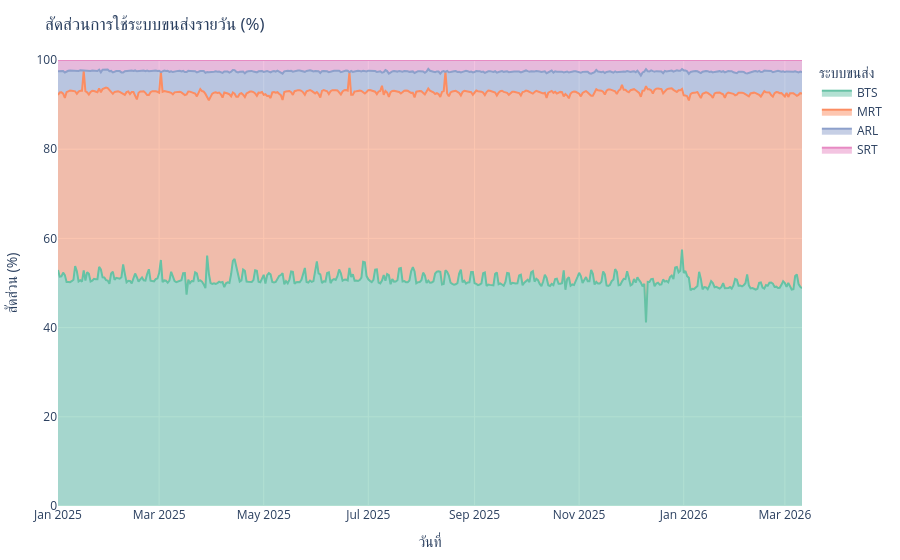

Notebook cell for this chart:
### Markdown cell above
### 4.3 กราฟที่ 2 — Stacked Area Chart สัดส่วนรายวัน

### 🎯 วัตถุประสงค์
วิเคราะห์ว่า “สัดส่วนการใช้งาน” ของแต่ละระบบรถไฟฟ้า  
มีการเปลี่ยนแปลงอย่างไร **ตลอดช่วงเวลา 14 เดือน**

---

### 📊 ทำไมเลือกใช้ Stacked Area Chart

กราฟนี้เหมาะกับ:
- ข้อมูล **Time Series (มีแกนเวลา)**
- ต้องการดู **composition (สัดส่วน) ที่เปลี่ยนไปตามเวลา**
- ต้องการเห็นทั้ง “trend” และ “share” พร้อมกัน

---

### 🔍 จุดเด่นของ Stacked Area
- พื้นที่รวม = 100% → เห็น market share ชัดเจน
- เห็นว่า “ใครกำลังแย่ง share จากใคร”
- เห็นการเปลี่ยนแปลงต่อเนื่อง (smooth กว่า bar chart)

---

### ⚖️ เปรียบเทียบกับ Chart อื่น
- ❌ Pie Chart → เห็นแค่ snapshot (ไม่เห็นเวลา)
- ❌ Line Chart → เห็น trend แต่ไม่เห็น share
- ✅ Stacked Area → เห็นทั้ง “trend + share”

---

### ⚙️ Design Choices (UX ที่ตั้งใจ)
- แปลงเป็น % ต่อวัน → เปรียบเทียบได้แม้ scale ต่างกัน
- ตั้ง `yaxis = [0, 100]` → ทำให้ตีความเป็น % ได้ทันที
- sort ตาม date → ป้องกันกราฟผิดลำดับเวลา
- round ค่า → ลด noise ทำให้เส้นเรียบ อ่านง่าย

---

### 🧠 Insight ที่คาดหวัง
- ระบบใด “ครอง share อย่างสม่ำเสมอ”
- ระบบใด “เริ่มเติบโต / ลดลง”
- มีช่วงเวลาไหนที่ share เปลี่ยนชัด (event / policy)

---

### Code cell
# คำนวณ modal share รายวัน (% ต่อวัน) เพื่อดูการเปลี่ยนแปลงตลอด 14 เดือน

# รวมจำนวนผู้โดยสารต่อระบบในแต่ละวัน
# ================================
# 1) Daily Modal Aggregation
# ================================
modal_daily = pd.DataFrame(
    {
        mode: pivot_df[cols].sum(axis=1)
        for mode, cols in modal_cols.items()
    },
    index=pivot_df.index,
)

modal_daily.index.name = "date"  # สำคัญสำหรับ melt

# ================================
# 2) แปลงเป็นส่วนแบ่งรายวัน (%)
# ================================

# ป้องกัน division by zero (บางวันอาจไม่มีข้อมูล)
daily_total = modal_daily.sum(axis=1).replace(0, pd.NA)

modal_share_daily = (
    modal_daily
    .div(daily_total, axis=0)
    .multiply(100)
    .round(2)        # ลด noise → กราฟ smooth ขึ้น
    .sort_index()    # ensure time order
)

# ================================
# 3) เตรียมข้อมูลสำหรับพล็อต
# ================================

plot_df = modal_share_daily.reset_index().melt(
    id_vars="date",
    var_name="ระบบขนส่ง",
    value_name="สัดส่วน (%)"
)

# ================================
# 4) Chart: Stacked Area
# ================================

import plotly.express as px

fig = px.area(
    plot_df,
    x="date",
    y="สัดส่วน (%)",
    color="ระบบขนส่ง",
    title="สัดส่วนการใช้ระบบขนส่งรายวัน (%)",
    color_discrete_sequence=px.colors.qualitative.Set2,
    labels={"date": "วันที่"},
)

# ================================
# UX Improvements
# ================================
fig.update_layout(
    yaxis_range=[0, 100],   # enforce % interpretation
    legend_title="ระบบขนส่ง",
    margin=dict(t=60, b=20, l=20, r=20),
)

fig.show()

### Figure 1 — Plotly figure (JSON) as saved in the notebook; plotly's stock layout.template omitted (floating-point values rounded to 4 significant figures; data arrays with more than 128 entries replaced by an {"elided": "..."} marker saying what was removed)
{"data": [{"fillpattern": {"shape": ""}, "hovertemplate": "ระบบขนส่ง=BTS<br>วันที่=%{x}<br>สัดส่วน (%)=%{y}<extra></extra>", "legendgroup": "BTS", "line": {"color": "rgb(102,194,165)"}, "marker": {"symbol": "circle"}, "mode": "lines", "name": "BTS", "orientation": "v", "showlegend": true, "stackgroup": "1", "type": "scatter", "x": {"elided": "435 str values"}, "xaxis": "x", "y": {"elided": "435 float values"}, "yaxis": "y"}, {"fillpattern": {"shape": ""}, "hovertemplate": "ระบบขนส่ง=MRT<br>วันที่=%{x}<br>สัดส่วน (%)=%{y}<extra></extra>", "legendgroup": "MRT", "line": {"color": "rgb(252,141,98)"}, "marker": {"symbol": "circle"}, "mode": "lines", "name": "MRT", "orientation": "v", "showlegend": true, "stackgroup": "1", "type": "scatter", "x": {"elided": "435 str values"}, "xaxis": "x", "y": {"elided": "435 float values"}, "yaxis": "y"}, {"fillpattern": {"shape": ""}, "hovertemplate": "ระบบขนส่ง=ARL<br>วันที่=%{x}<br>สัดส่วน (%)=%{y}<extra></extra>", "legendgroup": "ARL", "line": {"color": "rgb(141,160,203)"}, "marker": {"symbol": "circle"}, "mode": "lines", "name": "ARL", "orientation": "v", "showlegend": true, "stackgroup": "1", "type": "scatter", "x": {"elided": "435 str values"}, "xaxis": "x", "y": {"elided": "435 float values"}, "yaxis": "y"}, {"fillpattern": {"shape": ""}, "hovertemplate": "ระบบขนส่ง=SRT<br>วันที่=%{x}<br>สัดส่วน (%)=%{y}<extra></extra>", "legendgroup": "SRT", "line": {"color": "rgb(231,138,195)"}, "marker": {"symbol": "circle"}, "mode": "lines", "name": "SRT", "orientation": "v", "showlegend": true, "stackgroup": "1", "type": "scatter", "x": {"elided": "435 str values"}, "xaxis": "x", "y": {"elided": "435 float values"}, "yaxis": "y"}], "layout": {"legend": {"title": {"text": "ระบบขนส่ง"}, "tracegroupgap": 0}, "margin": {"b": 20, "l": 20, "r": 20, "t": 60}, "title": {"text": "สัดส่วนการใช้ระบบขนส่งรายวัน (%)"}, "xaxis": {"anchor": "y", "domain": [0, 1], "title": {"text": "วันที่"}}, "yaxis": {"anchor": "x", "domain": [0, 1], "range": [0, 100], "title": {"text": "สัดส่วน (%)"}}}}
